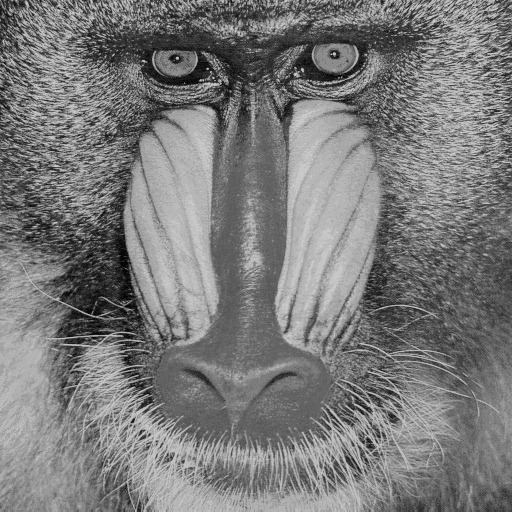
#> input picture fall2014/hw3/resource/mandril.bmp, 512 x 512 px, found by its file name
$ python main.py   (Python 2 division)   (older library calls are emulated)
#> lines starting #> are read from the running program, lines starting #| are printed output that depends on the picture
### fall2014/utils/cv_utils.py
__author__ = 'nikita_kartashov'

import cv2
import numpy as np


def make_kernel(width, height):
    return np.ones((width, height), np.uint8)


def make_square_kernel(n):
    return make_kernel(n, n)


def read_image_grayscale(path):
    return cv2.imread(path, cv2.CV_LOAD_IMAGE_GRAYSCALE)
#> returned value is the input picture: shape (512, 512); min 0, max 210, mean 122.1


def read_image_grayscale_inverted(path):
    return cv2.bitwise_not(read_image_grayscale(path))


# [62 lines left out: function draw_matches, not called in this run]

### fall2014/hw3/src/main.py
__author__ = 'nikita_kartashov'

import cv2
import numpy as np

from utils.cv_utils import read_image_grayscale

IMAGE = '/Users/nikita_kartashov/Documents/Work/cv/fall2014/hw3/resource/mandril.bmp'
RESULT_FOURIER = '/Users/nikita_kartashov/Documents/Work/cv/fall2014/hw3/resource/result_fourier.bmp'
RESULT_LAPLASIAN = '/Users/nikita_kartashov/Documents/Work/cv/fall2014/hw3/resource/result_laplasian.bmp'

FREQUENCY_BORDER = 30

if __name__ == '__main__':
    image = read_image_grayscale(IMAGE)

    after_dft_image = cv2.dft(np.float32(cv2.bitwise_not(image)))
    after_dft_shifted = np.fft.fftshift(after_dft_image)

    rows, columns = after_dft_image.shape
#> rows = 512; columns = 512
    center_row, center_column = rows / 2, columns / 2
#> center_row = 256; center_column = 256
    mask = np.ones_like(after_dft_image)
    mask[center_row - FREQUENCY_BORDER:center_row + FREQUENCY_BORDER,
         center_column - FREQUENCY_BORDER:center_column + FREQUENCY_BORDER] = 0

    after_dft_shifted_masked = after_dft_shifted * mask
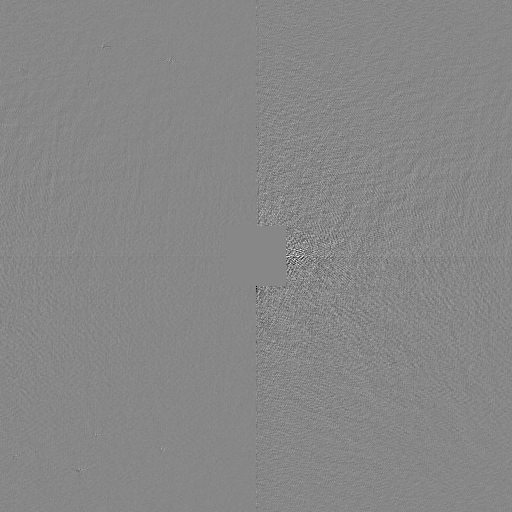
#> after_dft_shifted_masked: shape (512, 512) float32; min -205541.2, max 181780.1, mean -95.1; drawn with min black and max white
    after_dft_masked = np.fft.ifftshift(after_dft_shifted_masked)
    result_image = cv2.idft(after_dft_masked)
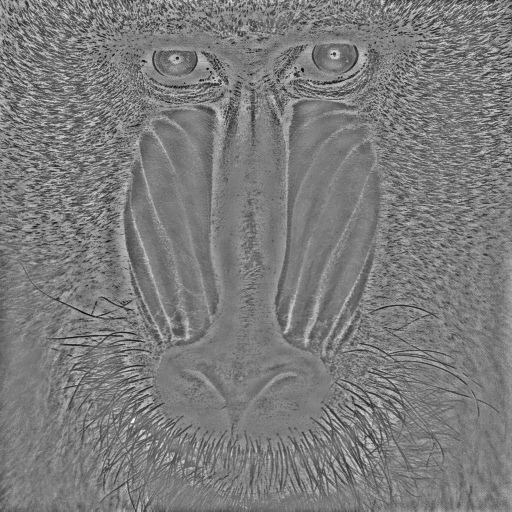
#> result_image: shape (512, 512) float32; min -38877532, max 40998992, mean 0; drawn with min black and max white

    laplacian = cv2.Laplacian(image, cv2.CV_32F, ksize=9)
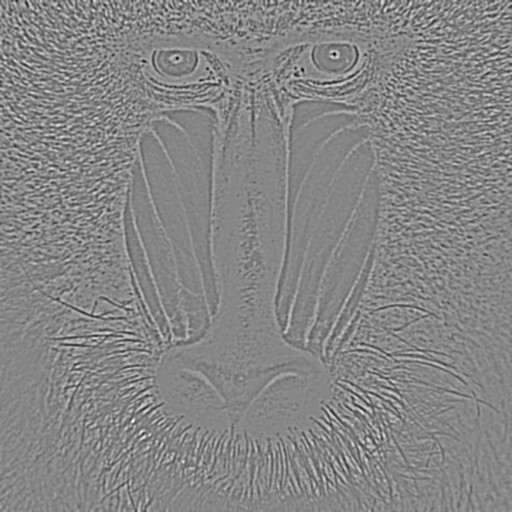
#> laplacian: shape (512, 512) float32; min -832226, max 751080, mean -12; drawn with min black and max white
    cv2.imwrite(RESULT_FOURIER, result_image)
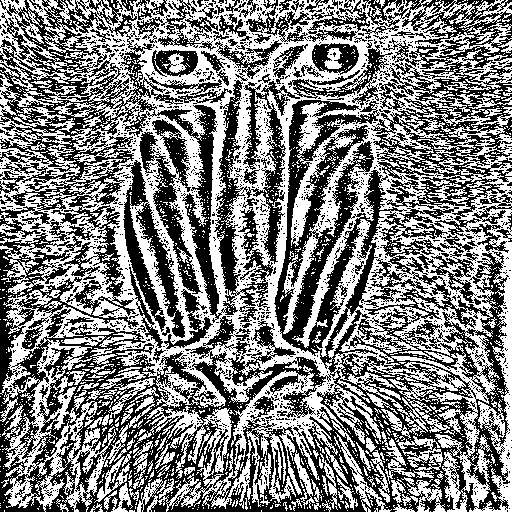
#> saved as result_fourier.bmp: shape (512, 512); min 0, max 255, mean 127.8
    cv2.imwrite(RESULT_LAPLASIAN, laplacian)
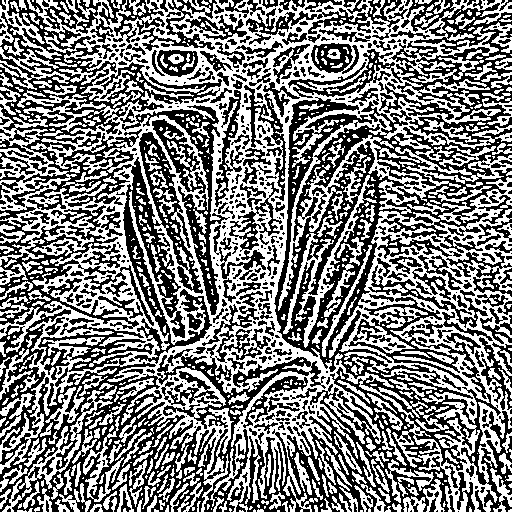
#> saved as result_laplasian.bmp: shape (512, 512); min 0, max 255, mean 126.7
